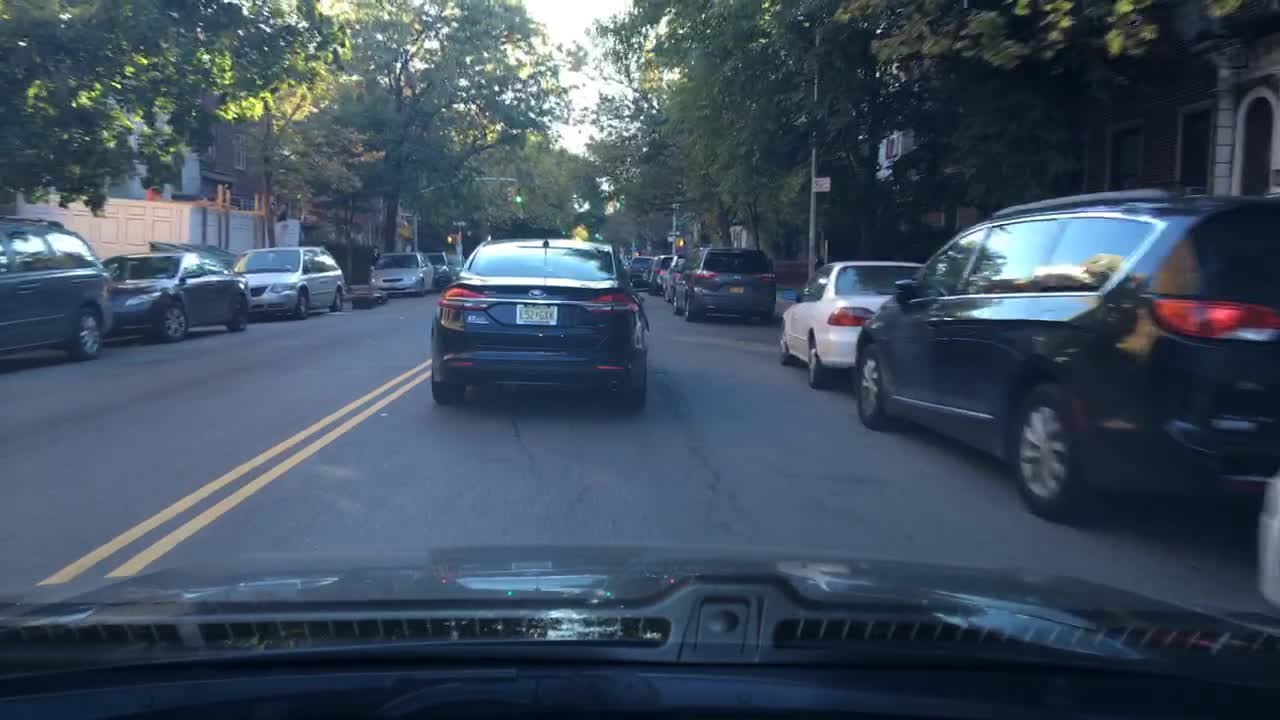
#> input picture src/autonomous_steering/scripts/inference/images/0ace96c3-48481887.jpg, 1280 x 720 px; its folder holds only this picture in this run
$ python -i binarization_utils.py   (imports and definitions only)   (older library calls are emulated)
#> lines starting #> are read from the running program, lines starting #| are printed output that depends on the picture; after the words box and inside, x2 and y2 are one past the last pixel; in counts of white or black regions, pixels touching at a corner belong together
#!/usr/bin/env python3

import cv2
import numpy as np
import glob
import matplotlib.pyplot as plt


# selected threshold to highlight yellow lines
# yellow_HSV_th_min = np.array([0 , 112 , 112])
# yellow_HSV_th_max = np.array([120, 255 ,255])

yellow_HSV_th_min = np.array([10 , 70 , 122])
yellow_HSV_th_max = np.array([35, 255, 255])


def thresh_frame_in_HSV(frame, min_values, max_values, verbose=False):
    """
    Threshold a color frame in HSV space
    """
    HSV = cv2.cvtColor(frame, cv2.COLOR_BGR2HSV)

    min_th_ok = np.all(HSV > min_values, axis=2)
    max_th_ok = np.all(HSV < max_values, axis=2)

    out = np.logical_and(min_th_ok, max_th_ok)

    if verbose:
        plt.imshow(out, cmap='gray')
        plt.show()

    return out


# [38 lines left out: functions thresh_frame_sobel, get_binary_from_equalized_grayscale, get_orangish_areas, not called in this run]

def filter_contours(frame, binarized):
    contours, hierarchy = cv2.findContours((binarized*255).astype(np.uint8), cv2.RETR_TREE, cv2.CHAIN_APPROX_SIMPLE)
    contours = sorted(contours, key=cv2.contourArea, reverse=True)
    frame_out = np.zeros_like(frame)
    if len(contours) > 0:
        for cnt in contours:
            arc = cv2.arcLength(cnt, True)
            rect = cv2.minAreaRect(cnt)
            box = cv2.boxPoints(rect)
            box = np.int0(box)
            h, w = rect[1][1], rect[1][0]
            if w and h and (h / w > 2 or w / h > 2):
                cv2.drawContours(frame_out, [cnt], 0, (255,255,255), 3)
            # cv2.imshow("Cnt", frame_out)
            # cv2.waitKey(0)
    frame_out = cv2.cvtColor(frame_out, cv2.COLOR_BGR2GRAY) // 255

    return frame_out


def binarize(img, verbose=False):
    """
    Convert an input frame to a binary image which highlight as most as possible the lane-lines.

    :param img: input color frame
    :param verbose: if True, show intermediate results
    :return: binarized frame
    """
    h, w = img.shape[:2]

    binary = np.zeros(shape=(h, w), dtype=np.uint8)

    # highlight yellow lines by threshold in HSV color space
    HSV_yellow_mask = thresh_frame_in_HSV(img, yellow_HSV_th_min, yellow_HSV_th_max, verbose=False)
    binary = np.logical_or(binary, HSV_yellow_mask)
    cnt_mask = filter_contours(img, binary)
    binary = np.bitwise_and(binary, cnt_mask)

    # highlight white lines by thresholding the equalized frame
    # eq_white_mask = get_binary_from_equalized_grayscale(img)
    # binary = np.logical_or(binary, eq_white_mask)

    # get Sobel binary mask (thresholded gradients)
    # sobel_mask = thresh_frame_sobel(img, kernel_size=9)
    # binary = np.logical_and(binary, sobel_mask)

    # apply a light morphology to "fill the gaps" in the binary image
    kernel = np.ones((3, 3), np.uint8)
    closing = cv2.morphologyEx(binary.astype(np.uint8), cv2.MORPH_CLOSE, kernel)

    kernel = np.ones((5, 5), np.uint8)
    closing = cv2.morphologyEx(closing.astype(np.uint8), cv2.MORPH_CLOSE, kernel)

    # [5 lines of commented-out code are left out]


    if verbose:
        f, ax = plt.subplots(2, 3)
        f.set_facecolor('white')
        ax[0, 0].imshow(cv2.cvtColor(img, cv2.COLOR_BGR2RGB))
        ax[0, 0].set_title('input_frame')
        ax[0, 0].set_axis_off()
        ax[0, 0].set_axis_bgcolor('red')
        ax[0, 1].imshow(eq_white_mask, cmap='gray')
        ax[0, 1].set_title('white mask')
        ax[0, 1].set_axis_off()

        ax[0, 2].imshow(HSV_yellow_mask, cmap='gray')
        ax[0, 2].set_title('yellow mask')
        ax[0, 2].set_axis_off()

        ax[1, 0].imshow(sobel_mask, cmap='gray')
        ax[1, 0].set_title('sobel mask')
        ax[1, 0].set_axis_off()

        ax[1, 1].imshow(binary, cmap='gray')
        ax[1, 1].set_title('before closure')
        ax[1, 1].set_axis_off()

        ax[1, 2].imshow(closing, cmap='gray')
        ax[1, 2].set_title('after closure')
        ax[1, 2].set_axis_off()
        plt.show()

    return closing


# [6 lines not run here, left out]

>>> import cv2
>>> picture = cv2.imread('inference/images/0ace96c3-48481887.jpg')
#> picture is the input picture: shape (720, 1280, 3); mean B, G, R 94.3, 78, 62.7
>>> result = binarize(picture)
#> in thresh_frame_in_HSV, `HSV = cv2.cvtColor(frame, cv2.COLOR_BGR2HSV)`: HSV: shape (720, 1280, 3); mean H, S, V 102.3, 107.9, 95.9
#> in thresh_frame_in_HSV, `min_th_ok = np.all(HSV > min_values, axis=2)`:
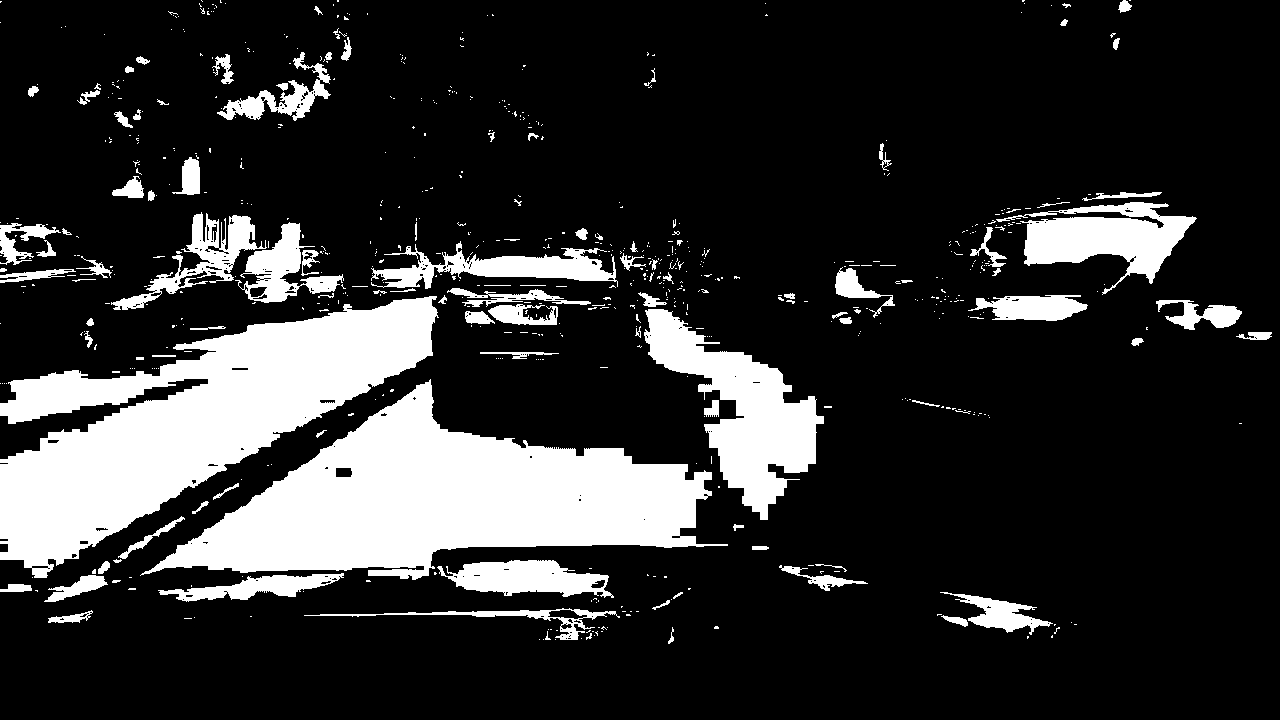
#> min_th_ok: shape (720, 1280) bool; 18.5% white; 673 white regions (565 under 20 px), largest, box (x1, y1, x2, y2) and area: (140, 379, 728, 580) 53789, (0, 296, 439, 578) 52155, (644, 309, 824, 520) 14597
#> in thresh_frame_in_HSV, `max_th_ok = np.all(HSV < max_values, axis=2)`:
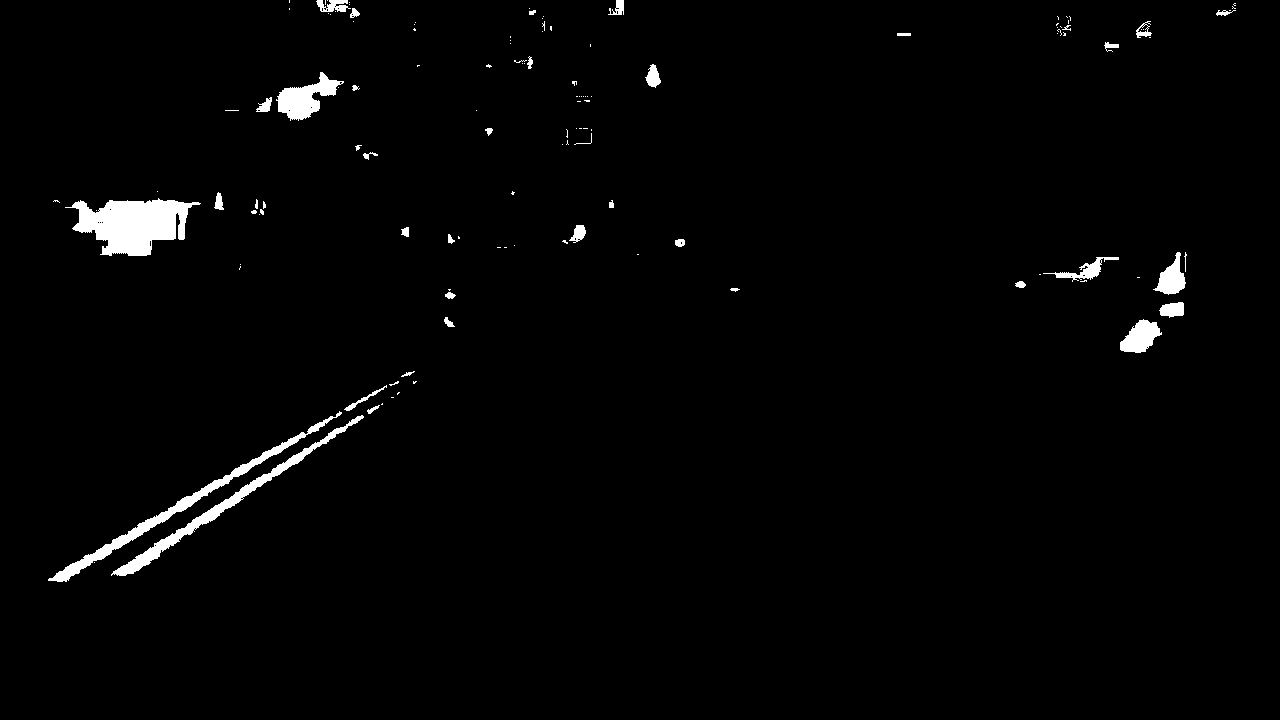
#> max_th_ok: shape (720, 1280) bool; 1.8% white; 130 white regions (90 under 20 px), largest, box (x1, y1, x2, y2) and area: (65, 198, 201, 256) 4647, (48, 411, 342, 582) 2632, (111, 415, 364, 576) 2456
#> in thresh_frame_in_HSV, `out = np.logical_and(min_th_ok, max_th_ok)`:
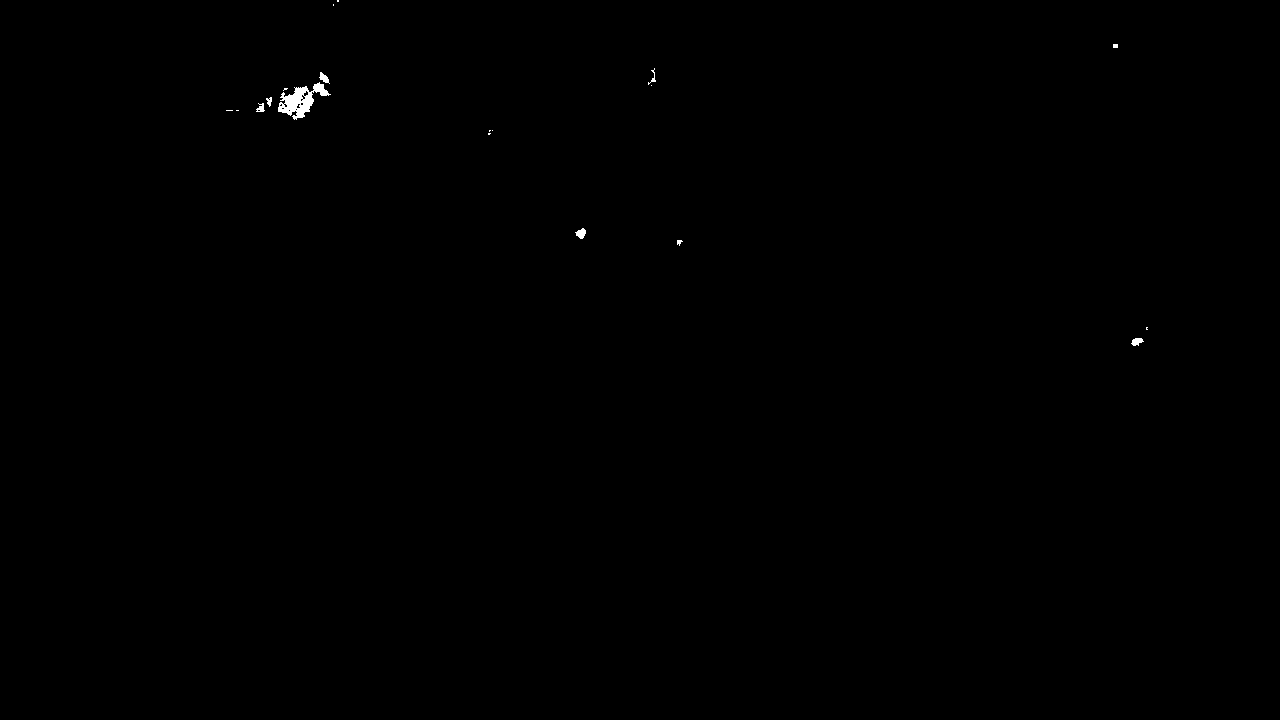
#> out: shape (720, 1280) bool; 0.13% white; 19 white regions (10 under 20 px)
#> in filter_contours, `contours, hierarchy = cv2.findContours((binarized*255).astype(np.uint8..`: contours = 31 contours, 25 with area under 20; largest, box (x1, y1, x2, y2) and area: (278, 82, 331, 120) 778, (575, 228, 586, 239) 62, (1131, 338, 1144, 346) 54, (319, 72, 330, 84) 49, (256, 103, 265, 112) 34, (266, 97, 272, 107) 24
#> the loop in filter_contours, `for cnt in contours:` made 31 passes
#> (arc, rect, box, h, w) on passes 1 to 6: (237.2, ((300.8, 97.84), (51.79, 31.89), -40.24), [[291, 126], [270, 102], [310, 68], [330, 93]], 31.89, 51.79), (32.38, ((580.8, 232.8), (9.9, 9.19), -45), [[580, 239], [574, 233], [581, 226], [587, 232]], 9.19, 9.9), (33.56, ((1137, 341.5), (7, 12), -90), [[1143, 345], [1131, 345], [1131, 338], [1143, 338]], 12, 7), (34.97, ((324, 78.14), (6.2, 13.8), -53.13), [[327, 84], [316, 76], [320, 71], [331, 79]], 13.8, 6.2), (37.56, ((260, 107), (8, 8), -90), [[264, 111], [256, 111], [256, 103], [264, 103]], 8, 8), (26.14, ((268.5, 101.5), (9, 5), -90), [[271, 106], [266, 106], [266, 97], [271, 97]], 5, 9)
#> (cnt, arc, rect, box, h, w) on passes 11, 20, 21, 22: ([[1113, 44], [1113, 47], [1117, 47], [1117, 44]], 14, ((1115, 45.5), (3, 4), -90), [[1117, 47], [1113, 47], [1113, 44], [1117, 44]], 4, 3), ([[268, 99], [269, 98], [270, 99], [269, 100]], 5.66, ((269, 99), (1.41, 1.41), -45), [[269, 100], [268, 99], [269, 98], [270, 99]], 1.41, 1.41), ([[288, 110], [289, 109], [290, 110], [289, 111]], 5.66, ((289, 110), (1.41, 1.41), -45), [[289, 111], [288, 110], [289, 109], [290, 110]], 1.41, 1.41), ([[295, 109], [296, 108], [297, 109], [296, 110]], 5.66, ((296, 109), (1.41, 1.41), -45), [[296, 110], [295, 109], [296, 108], [297, 109]], 1.41, 1.41)
#> after the loop in filter_contours, `for cnt in contours:`:
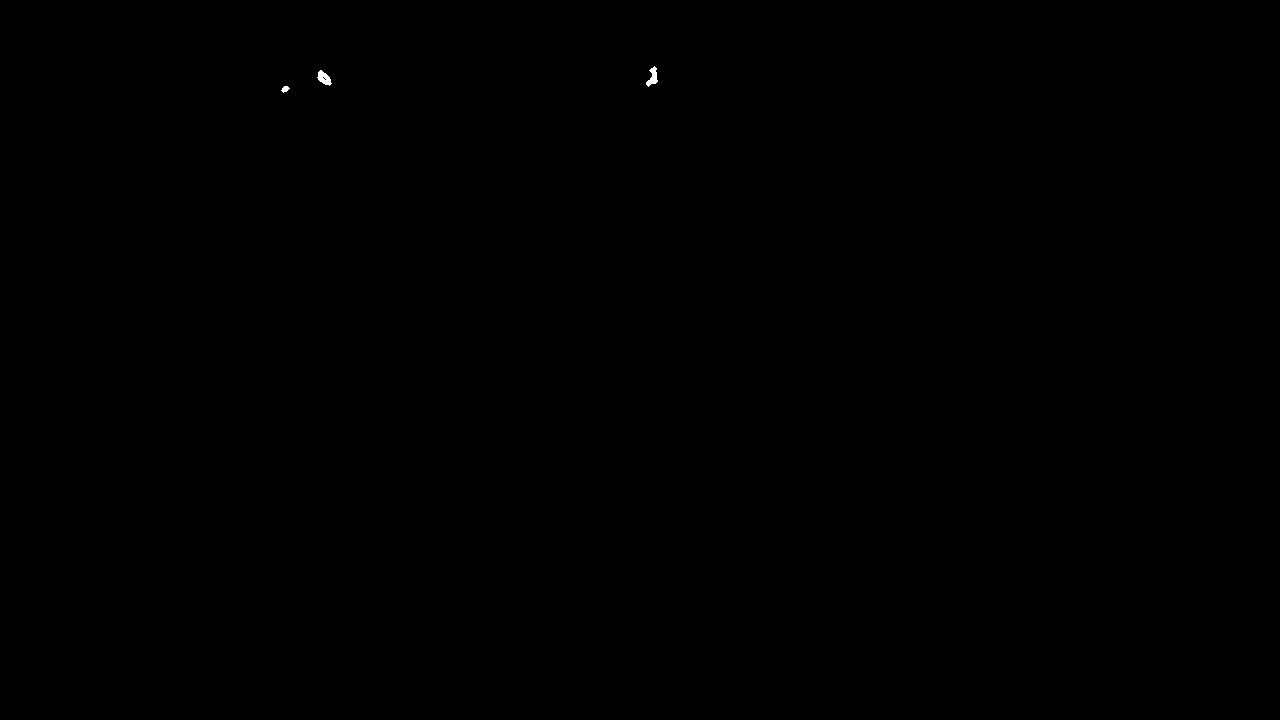
#> frame_out: shape (720, 1280, 3); 0.03% white; 3 white regions, box (x1, y1, x2, y2) and area: (317, 70, 332, 86) 133, (646, 66, 658, 87) 127, (281, 86, 290, 93) 38
#> in binarize, `binary = np.bitwise_and(binary, cnt_mask)`: binary: shape (720, 1280); values 0 (black) and 1 (white), 0.01% white in thin lines or dots, all inside (x1, y1, x2, y2) = (283, 68, 656, 93)
#> in binarize, `closing = cv2.morphologyEx(binary.astype(np.uint8), cv2.MORPH_CLOSE, k..`: closing: shape (720, 1280); values 0 (black) and 1 (white), 0.01% white; 3 white regions (1 under 20 px), largest, box (x1, y1, x2, y2) and area: (319, 72, 330, 84) 65, (648, 68, 656, 85) 38

$ run again, on src/autonomous_steering/scripts/inference/images/7dd9ef45-f197db95.jpg
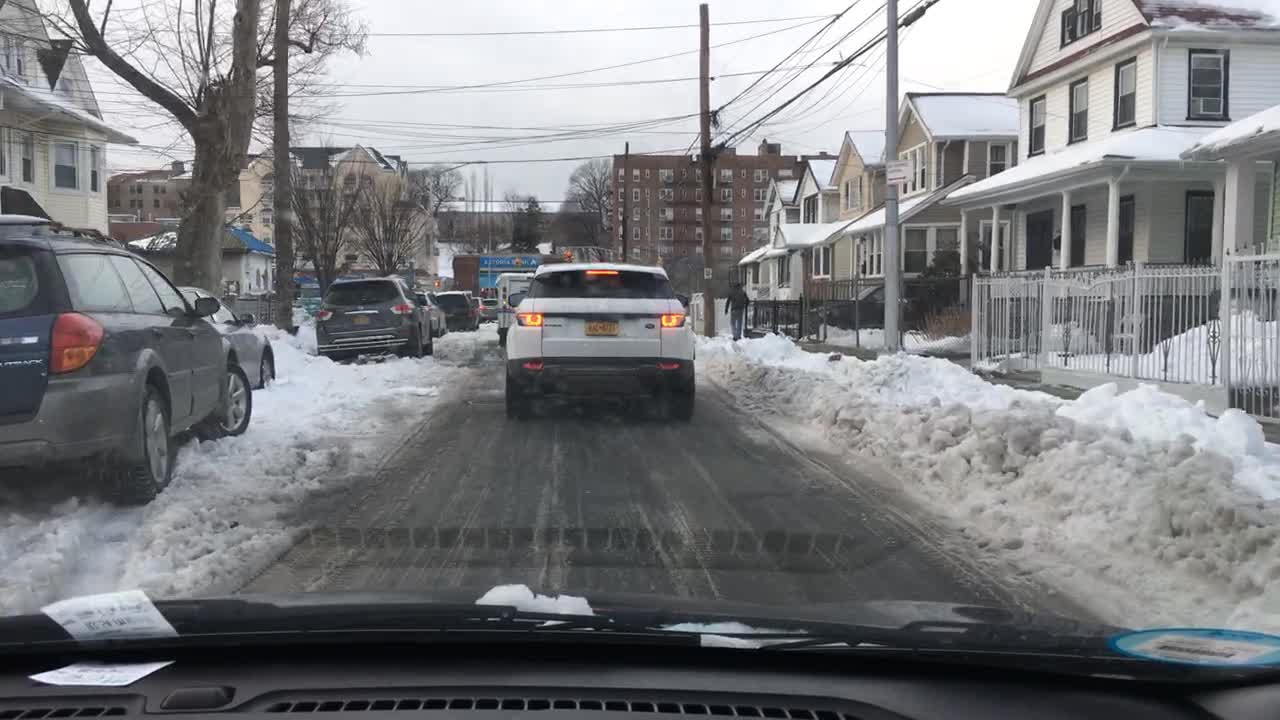
#> input picture src/autonomous_steering/scripts/inference/images/7dd9ef45-f197db95.jpg, 1280 x 720 px
#> picture is the input picture: shape (720, 1280, 3); mean B, G, R 127.4, 124.7, 123.7
#> HSV: shape (720, 1280, 3); mean H, S, V 90.2, 19.5, 128.9
#> in thresh_frame_in_HSV, `min_th_ok = np.all(HSV > min_values, axis=2)`:
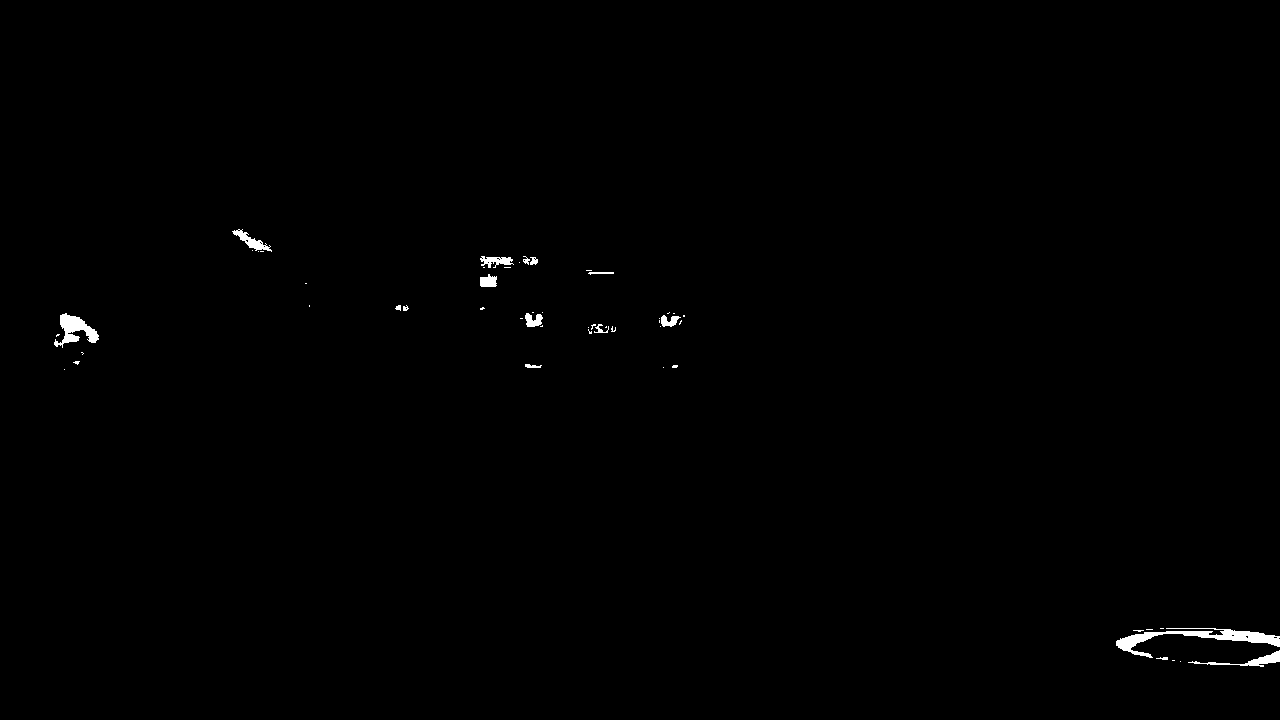
#> min_th_ok: shape (720, 1280) bool; 0.43% white; 53 white regions (37 under 20 px), largest, box (x1, y1, x2, y2) and area: (1116, 628, 1280, 658) 1392, (54, 313, 99, 348) 689, (1188, 650, 1280, 667) 376
#> in thresh_frame_in_HSV, `max_th_ok = np.all(HSV < max_values, axis=2)`:
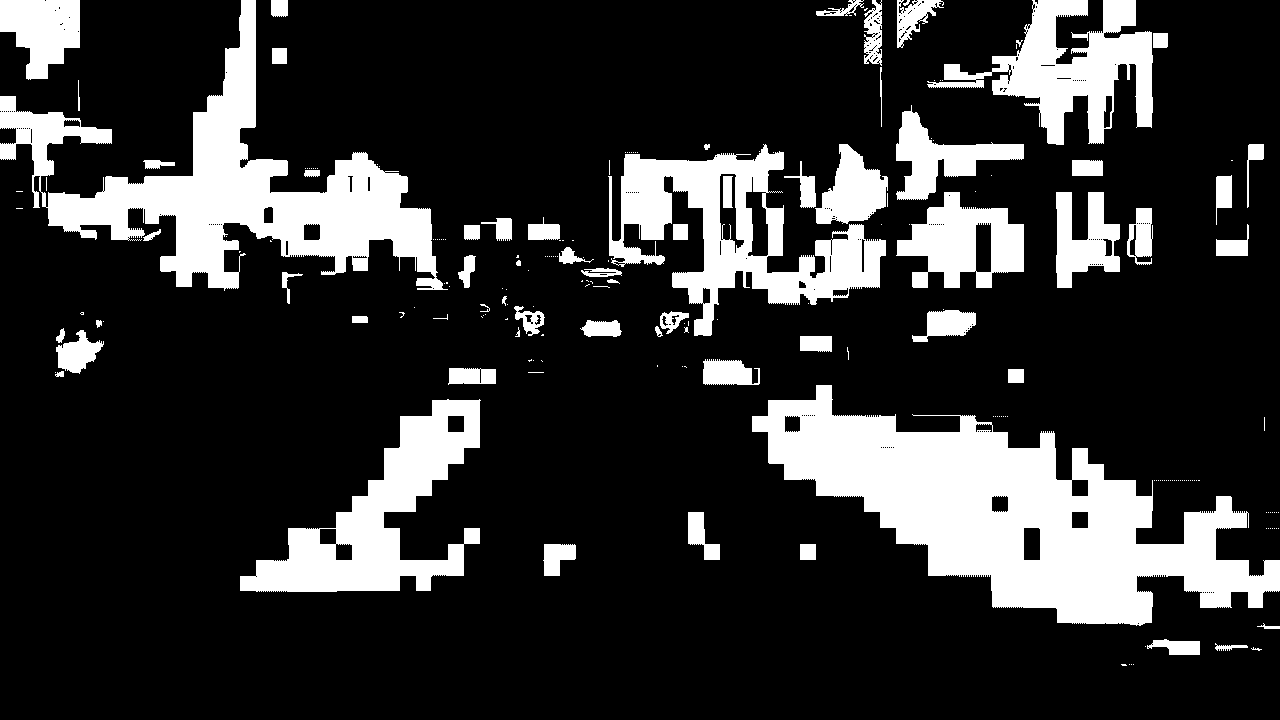
#> max_th_ok: shape (720, 1280) bool; 20% white; 213 white regions (148 under 20 px), largest, box (x1, y1, x2, y2) and area: (752, 385, 1280, 626) 54704, (0, 0, 448, 291) 36522, (608, 144, 886, 336) 19474
#> out: shape (720, 1280) bool; 0.04% white in thin lines or dots, all inside (x1, y1, x2, y2) = (73, 262, 685, 365)
#> contours = 19 contours, 16 with area under 20; largest, box (x1, y1, x2, y2) and area: (526, 314, 543, 327) 58, (661, 315, 674, 327) 36, (594, 324, 609, 333) 26
#> the loop in filter_contours, `for cnt in contours:` made 19 passes
#> (arc, rect, box, h, w) on passes 1 to 3: (88.67, ((534.3, 321.1), (17.44, 10.29), -26.57), [[528, 329], [524, 320], [539, 312], [544, 321]], 10.29, 17.44), (79.84, ((667, 320.5), (11, 12), -90), [[673, 326], [661, 326], [661, 315], [673, 315]], 12, 11), (62.63, ((601, 328), (8, 14), -90), [[608, 332], [594, 332], [594, 324], [608, 324]], 14, 8)
#> binary: shape (720, 1280); values 0 (black) and 1 (white), 0.01% white in thin lines or dots, all inside (x1, y1, x2, y2) = (525, 273, 614, 332)
